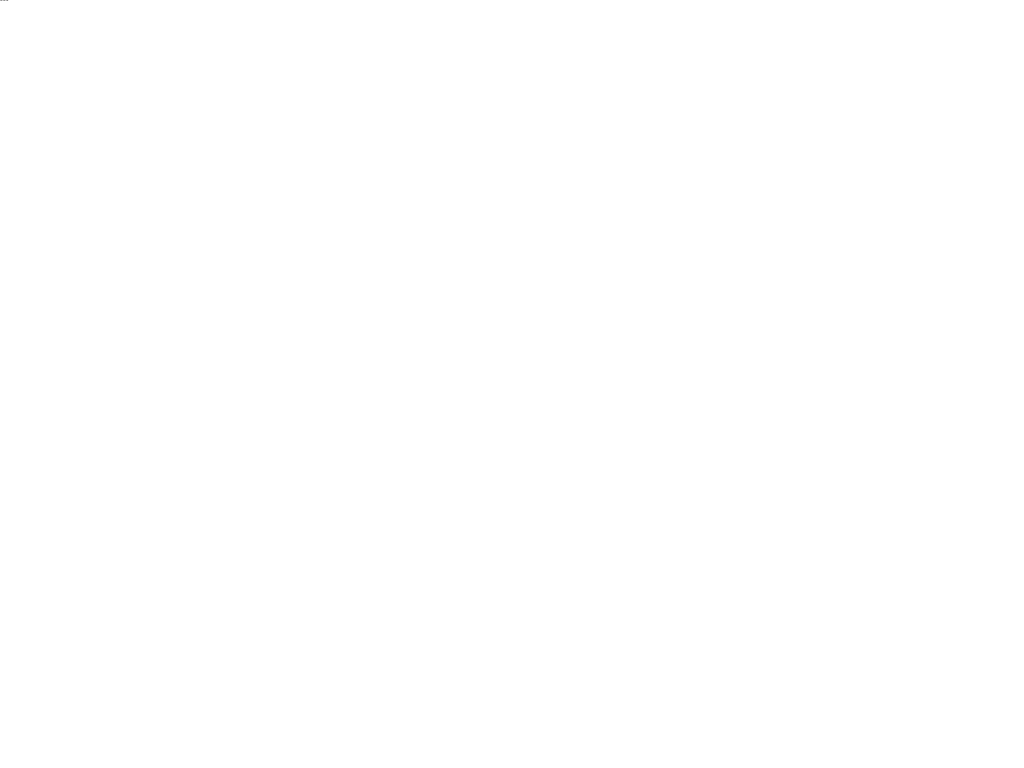
Frame 1 (no input)
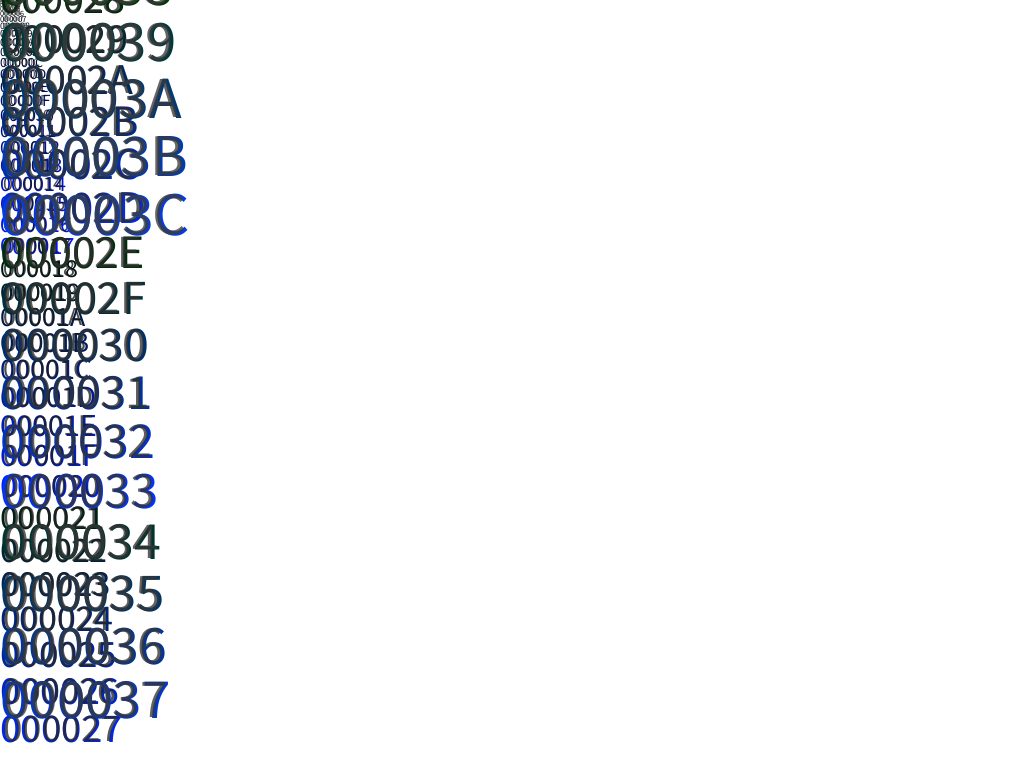
Frame 60 (the mouse pressed at the canvas centre just before this capture)
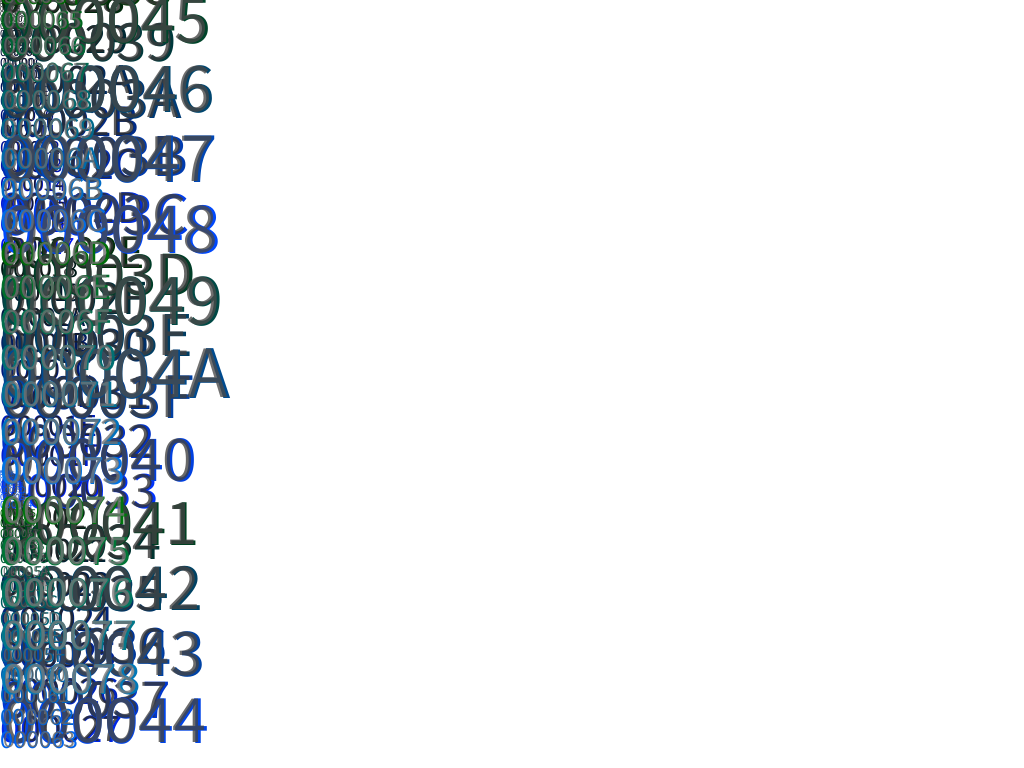
Frame 120 (the mouse held since frame 60 and released just before this capture)

The Processing sketch that drew these frames (run headless with seeded random() and noise(); from frame 60 on, the mouse is pressed at the canvas centre):

// Processing sketch: raining_hex
// ── raining_hex.pde
float xx, yy;
String msg;

void setup(){
  size(1024,768);
  background(255);
  smooth();
}

void draw(){

  msg = hex(frameCount,6);

  textSize( (frameCount%75)+2 );
  fill( xx%255,frameCount%255, yy%255);
  text( msg, xx, yy+1 );

  textSize(frameCount%75);
  fill(frameCount%255,200);
  text( msg, xx+PI, yy );
   
  yy = (yy+(frameCount%75))%height;
  
  if(yy >= height-11 )
  {
    xx = (xx+msg.length()*42)%width;
  }

}



////// S SAVE HANDLER /////////

void keyPressed(){
switch(key){
  case 's':
    // image(hirez,0,0);
    save(pdeName() + getTimestamp() + ".png");
    // save( pdeName() + getTimestamp() + "_BIG2.tiff");
  break;

  case ESC:

    save(pdeName() + getTimestamp() + ".png");
    // save( pdeName() + getTimestamp() + "_BIG2.tiff");
    exit();
  break;


}

}  

public String getTimestamp() {
  return ""+month()+day()+year()+hour()+minute()+millis();
}


/////////////
//  TODO: Is there a better way to get the current sketch name?
public String pdeName() {
  return split( this.toString(), "[")[0];
}
